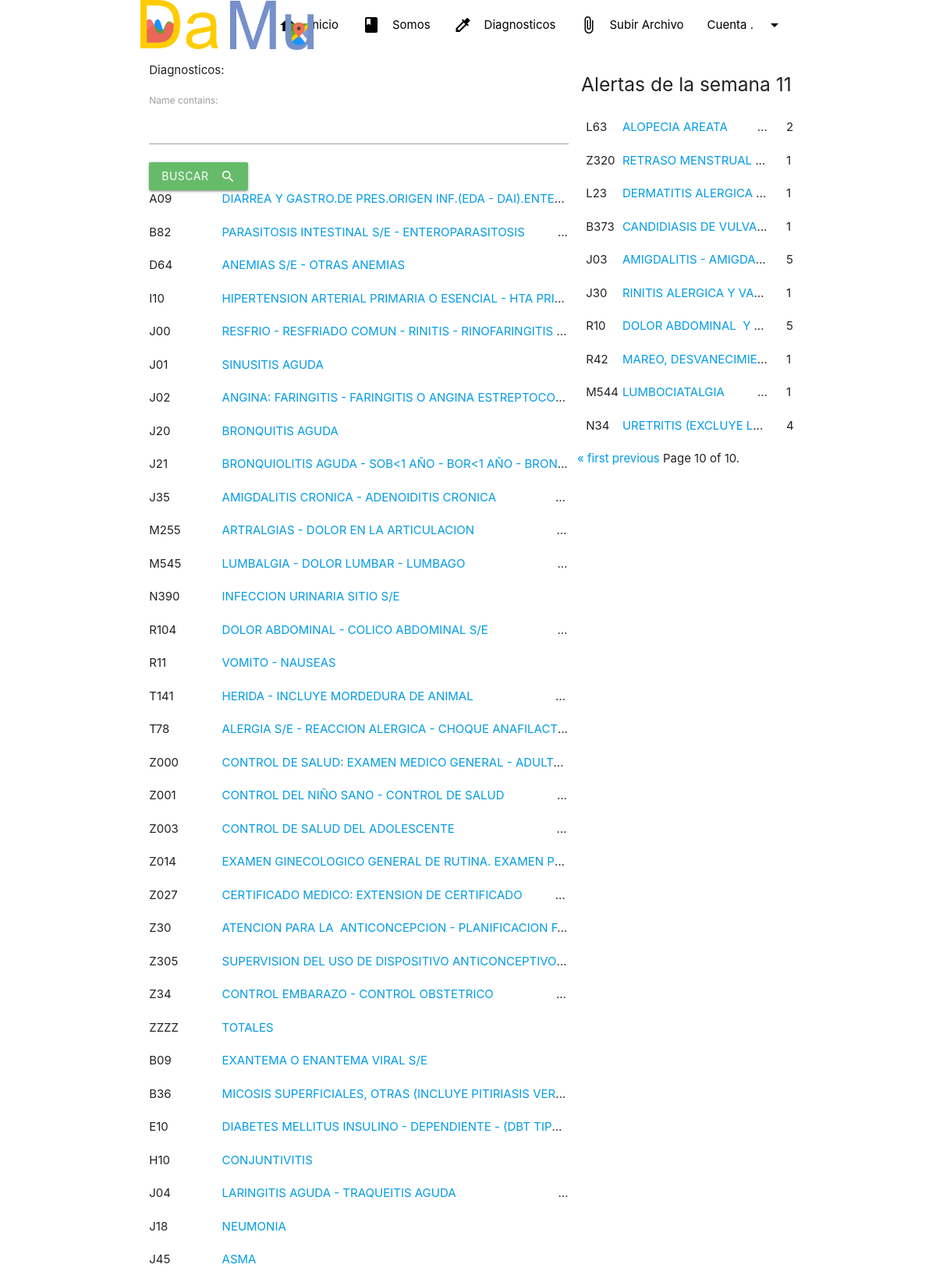
Screenshot of /diagnostics/?page=10 (signed in, upper part) with the database file from the repository.
### dataMun/models.py (models this page shows, shortened)
class Diagnostic(models.Model):
    code = models.CharField(max_length=100)
    name = models.CharField(max_length=100)

class Week(models.Model):
    week = models.IntegerField()
    year = models.IntegerField()
    spread_sheet = models.ForeignKey(SpreadSheet,on_delete=models.CASCADE,blank=True, null=True)
    creation = models.DateTimeField(auto_now_add=True)

### dataMun/views.py (the view)
# urls.py: path('diagnostics/',diagnosticsView, name="diagnostics"),
@user_passes_test(lambda u:u.is_staff)
def diagnosticsView(request):
    diagnostic_filter = DiagnosticFilter(request.GET)
    year = datetime.datetime.now().year
    weeks = Week.objects.filter(year=year)
    max_week = weeks[0]
    for week in weeks:
        if week.week > max_week.week:
            max_week = week
    diagnostics = Diagnostic.objects.all()
    diagnostic_cases = DiagnosticCases.objects.all()
    alerts = []
    diagn_cod = []
    for diagnostic in diagnostics:
        if len(alerts) != 100:
            dots =  GetAlert(diagnostic_cases, diagnostic,max_week,year)
            if dots.cases >= dots.top_rank and dots.cases != 0 and dots.week == max_week.week :
                if diagnostic.code not in diagn_cod:
                    alerts.append({'diagnostic':diagnostic,'cases':dots.cases})
                    diagn_cod.append(diagnostic.code)
        else:
            break
    alerts
    paginator = Paginator(alerts,10)
    page_number = request.GET.get('page')
    page_obj = paginator.get_page(page_number)
    context = {
        'max_week':max_week,
        'alerts':page_obj,
        'diagnostic_filter':diagnostic_filter,
    }
    return render(request, 'diagnostics.html',context)

### dataMun/script.py (called while the page is built, shortened)
def GetAlert(diagnostic_cases, diagnostic, week,year):
    diag_cases = diagnostic_cases.filter(diagnostic=diagnostic)
    average = 0
    standard_deviation = 0
    cases = 0
    n_years = 0
    year_var = 0
    f = []
    weeks = Week.objects.filter(year__lt=year,week=week.week).order_by('year')
    cases = 0
    dia = diag_cases.filter(week=week)
    for d in dia:
        cases += d.cases
    lower_rank = 0
    top_rank = 0
    if n_years != 0:
        lower_rank = average - (3.18 * standard_deviation / math.sqrt(n_years))
        top_rank = average + (3.18 * standard_deviation / math.sqrt(n_years))
    dots = DotsGraphicAverage(average,week.week, lower_rank, top_rank,cases)
    return dots

### dataMun/templates/diagnostics.html (shortened to what this page needs)
{% extends 'main.html' %}
{% load static %}
{% block content %}
<div class="section white hoverable">
    <div class="row container" >
        <div class="col s8">
            <form method="get">
                Diagnosticos:
                {{ diagnostic_filter.form.as_p }}
                <button class="btn waves-effect waves-light green lighten-1" type="submit" name="action">Buscar
                    <i class="material-icons right">search</i>
                </button>
            </form>
            <div>
                {%for i in diagnostic_filter.qs%}
                    <div class="row " >
                        <div class="col s2" >{{i.code}}</div>
                        <div class="col s10 single-line" ><a href="{% url 'diagnostic'  i.code %}">{{i.name}}</a></div>
                    </div>
                {%endfor%}
            </div>
        </div>
        <div class="col s4" >
            <div class="row center" >
            <h5>Alertas de la semana {{ max_week.week}}</h5>
            </div>
            {% for i in alerts %}
            <div class="row " >
                <div class="col s2" >{{i.diagnostic.code}}</div>
                <div class="col s9 single-line" ><a href="{% url 'diagnostic'  i.diagnostic.code %}">{{i.diagnostic.name}}</a></div>
                <div class="col s1" >{{i.cases}}</div>
            </div>
            {% endfor %}
            <div class="row left" >
                <div class="pagination">
                    <span class="step-links">
                        {% if alerts.has_previous %}
                            <a href="?page=1">&laquo; first</a>
                            <a href="?page={{ alerts.previous_page_number }}">previous</a>
                        {% endif %}
                        <span class="current">
                            Page {{ alerts.number }} of {{ alerts.paginator.num_pages }}.
                        </span>
                    </span>
                </div>
            </div>
        </div>
    </div>
</div>
{%endblock%}

### dataMun/templates/main.html (style rules this page uses)
body { display: flex; min-height: 100vh; flex-direction: column; }

### dataMun/templates/diagnostics.html (style rules this page uses)
.single-line { text-overflow: ellipsis; overflow: hidden; white-space: pre; width:100% }

### rows the page displays
Diagnostic: code "A09", name "DIARREA Y GASTRO.DE PRES.ORIGEN INF.(EDA - DAI).ENTE…"
Diagnostic: code "B82", name "PARASITOSIS INTESTINAL S/E - ENTEROPARASITOSIS…"
Diagnostic: code "D64", name "ANEMIAS S/E - OTRAS ANEMIAS"
Diagnostic: code "I10", name "HIPERTENSION ARTERIAL PRIMARIA O ESENCIAL - HTA PRI…"
Diagnostic: code "J00", name "RESFRIO - RESFRIADO COMUN - RINITIS - RINOFARINGITIS…"
Diagnostic: code "J01", name "SINUSITIS AGUDA"
Diagnostic: code "J02", name "ANGINA: FARINGITIS - FARINGITIS O ANGINA ESTREPTOCO…"
Diagnostic: code "J20", name "BRONQUITIS AGUDA"
Diagnostic: code "J21", name "BRONQUIOLITIS AGUDA - SOB<1 AÑO - BOR<1 AÑO - BRON…"
Diagnostic: code "J35", name "AMIGDALITIS CRONICA - ADENOIDITIS CRONICA…"
Diagnostic: code "M255", name "ARTRALGIAS - DOLOR EN LA ARTICULACION…"
Diagnostic: code "M545", name "LUMBALGIA - DOLOR LUMBAR - LUMBAGO…"
Diagnostic: code "N390", name "INFECCION URINARIA SITIO S/E"
Diagnostic: code "R104", name "DOLOR ABDOMINAL - COLICO ABDOMINAL S/E…"
Diagnostic: code "R11", name "VOMITO - NAUSEAS"
Diagnostic: code "T141", name "HERIDA - INCLUYE MORDEDURA DE ANIMAL…"
Diagnostic: code "T78", name "ALERGIA S/E - REACCION ALERGICA - CHOQUE ANAFILACT…"
Diagnostic: code "Z000", name "CONTROL DE SALUD: EXAMEN MEDICO GENERAL - ADULT…"
Diagnostic: code "Z001", name "CONTROL DEL NIÑO SANO - CONTROL DE SALUD…"
Diagnostic: code "Z003", name "CONTROL DE SALUD DEL ADOLESCENTE…"
Diagnostic: code "Z014", name "EXAMEN GINECOLOGICO GENERAL DE RUTINA. EXAMEN P…"
Diagnostic: code "Z027", name "CERTIFICADO MEDICO: EXTENSION DE CERTIFICADO…"
Diagnostic: code "Z30", name "ATENCION PARA LA ANTICONCEPCION - PLANIFICACION F…"
Diagnostic: code "Z305", name "SUPERVISION DEL USO DE DISPOSITIVO ANTICONCEPTIVO…"
Diagnostic: code "Z34", name "CONTROL EMBARAZO - CONTROL OBSTETRICO…"
Diagnostic: code "ZZZZ", name "TOTALES"
Diagnostic: code "B09", name "EXANTEMA O ENANTEMA VIRAL S/E"
Diagnostic: code "B36", name "MICOSIS SUPERFICIALES, OTRAS (INCLUYE PITIRIASIS VER…"
Diagnostic: code "E10", name "DIABETES MELLITUS INSULINO - DEPENDIENTE - (DBT TIP…"
Diagnostic: code "H10", name "CONJUNTIVITIS"
Diagnostic: code "J04", name "LARINGITIS AGUDA - TRAQUEITIS AGUDA…"
Diagnostic: code "J18", name "NEUMONIA"
Diagnostic: code "J45", name "ASMA"
Week: week "11"
Diagnostic: diagnostic.code "L63", diagnostic.name "ALOPECIA AREATA…", cases "2"
Diagnostic: diagnostic.code "Z320", diagnostic.name "RETRASO MENSTRUAL…", cases "1"
Diagnostic: diagnostic.code "L23", diagnostic.name "DERMATITIS ALERGICA…", cases "1"
Diagnostic: diagnostic.code "B373", diagnostic.name "CANDIDIASIS DE VULVA…", cases "1"
Diagnostic: diagnostic.code "J03", diagnostic.name "AMIGDALITIS - AMIGDA…", cases "5"
Diagnostic: diagnostic.code "J30", diagnostic.name "RINITIS ALERGICA Y VA…", cases "1"
Diagnostic: diagnostic.code "R10", diagnostic.name "DOLOR ABDOMINAL Y…", cases "5"
Diagnostic: diagnostic.code "R42", diagnostic.name "MAREO, DESVANECIMIE…", cases "1"
Diagnostic: diagnostic.code "M544", diagnostic.name "LUMBOCIATALGIA…", cases "1"
Diagnostic: diagnostic.code "N34", diagnostic.name "URETRITIS (EXCLUYE L…", cases "4"

### other values shown
{{ alerts.number }} "10"
{{ alerts.paginator.num_pages }} "10"
